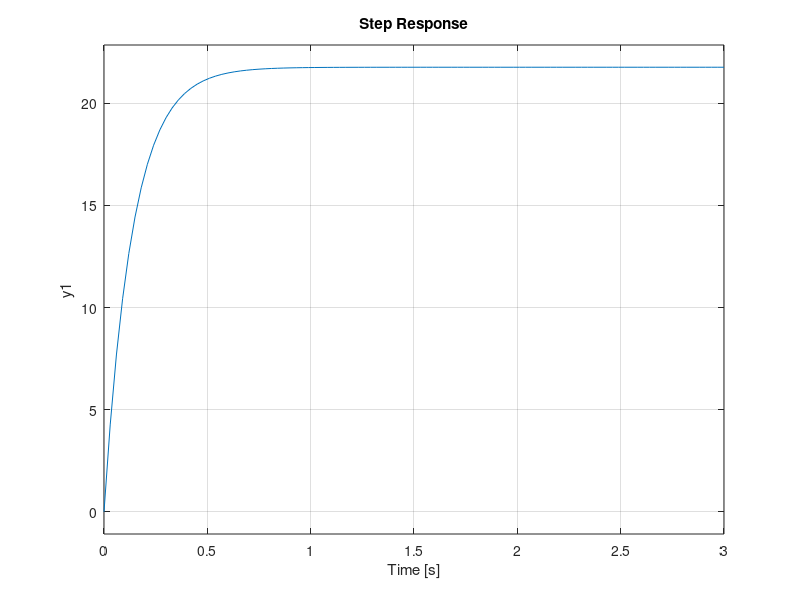
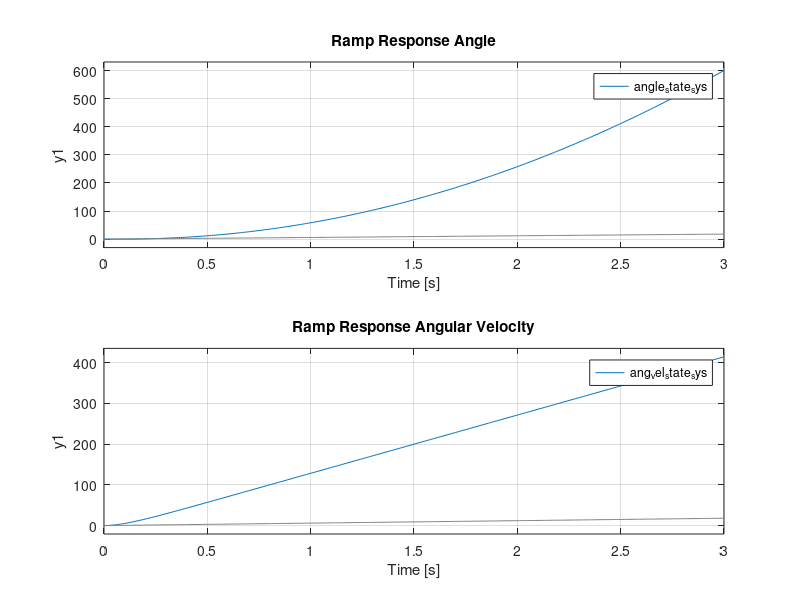
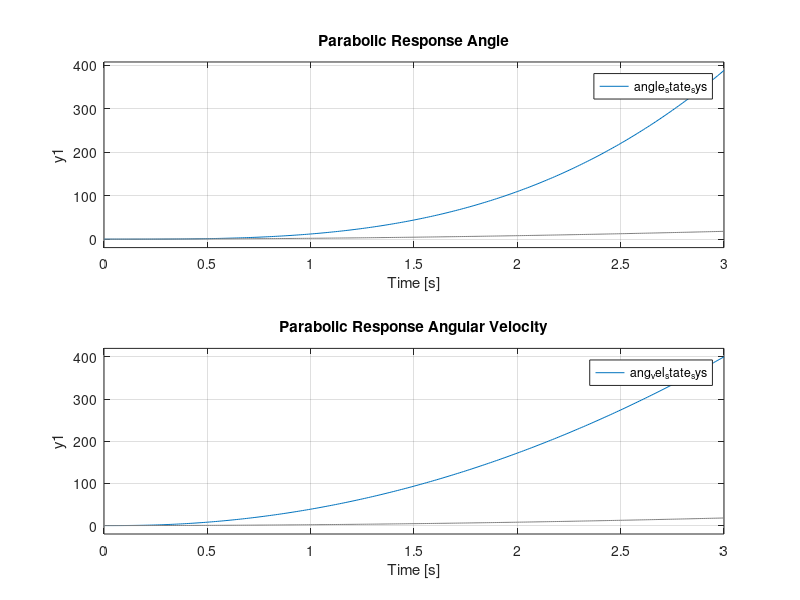

The MATLAB script that drew these images, in order: (Note: this script raises an error after producing the figures.)
K_t = 0.042;        % Torque Coefficient
K_b = 0.042;        % Back Emf Constant
R_a = 8.4;          % Resistance

J_r = 4.9e-6;       % Inertia of rotor
J_m = 0.6e-6;       % Inertia of attachment module
J_d = 1.6e-5;       % Inertia of disc attachment

J = J_r+J_m+J_d;    % Total inertia

% Transfer function for angle
angle_sys = tf(K_t/(R_a*J),[1, (K_t*K_b)/(J*R_a), 0]);

% Transfer function for angular velocity
ang_vel_sys = tf(K_t/(R_a*J), [1, (K_t*K_b)/(J*R_a)]);

% State space for angle
A = [0 1 ; 0 -(K_t*K_b)/(J*R_a)];
B = [0 ; K_t/(R_a*J)];
C = [1 0];
D = 0;
angle_state_sys = ss(A, B, C, D);

% State space for angular velocity
A = -(K_t*K_b)/(J*R_a);
B = K_t/(R_a*J);
C = 1;
D = 0;
ang_vel_state_sys = ss(A, B, C, D);

% STEP PLOTS
%Config = RespConfig('Amplitude',18);

actual_system = tf(7.25*370/17,[1,7.25]);

f1 = figure(1);
subplot(2,1,1)
step(angle_state_sys, 3)
title('Step Response Angle')
subplot(2,1,2)
hold on
step(ang_vel_state_sys,3)
title('Step Response Angular Velocity')
step(actual_system, 3)
hold off

% RAMP PLOTS
t=0:0.01:3;
u = t*18/3;

f2 = figure(2);
subplot(2,1,1)
lsim(angle_state_sys,u,t)
title('Ramp Response Angle')
subplot(2,1,2)
lsim(ang_vel_state_sys,u,t)
title('Ramp Response Angular Velocity')

% PARABOLIC PLOTS
t=0:0.01:3;
u = t.^2*2;

f3 = figure(3);
subplot(2,1,1)
lsim(angle_state_sys,u,t)
title('Parabolic Response Angle')
subplot(2,1,2)
lsim(ang_vel_state_sys,u,t)
title('Parabolic Response Angular Velocity')

% Position Windows
f1.Position = [50,100,400,600];
f2.Position = [500,100,400,600];
f3.Position = [950,100,400,600];


% CONTROLLERS!!!!!!!!!

% Pole Placement Controller
Config = RespConfig('Amplitude',18);

A = [0 1 ; 0 -(K_t*K_b)/(J*R_a)]
B = [0 ; K_t/(R_a*J)]
C = [1 0];
D = 0;

poles=[-8+8.392j, -8-8.392j];
K = acker(A,B,poles)

A_cl = A - B*K;
cl_sys = ss(A_cl,B,C,D);

% Forward gain to reduce state space error
Kr = 1/dcgain(cl_sys)
B_cl = Kr*B;

cl_c_sys = ss(A_cl,B_cl,C,D);

f4 = figure(4);
step(cl_c_sys,3)
title('Step Response Closed Loop')

% PID
Kp = 1.296; % 0.04
Ki = 2.736; % 0.014
Kd = 0.08723; % 0.002

pid_controller = pid(Kp,Ki,Kd);
Pid_controlled = feedback(angle_state_sys*pid_controller,1);
f9 = figure(9);
step(Pid_controlled)

% OBSERVER!!!!!!!!!
t = 0:0.01:2;
x0 = [0.1 0];

L = place(A',C',poles*10)'

At = [A-B*K             B*K
      zeros(size(A))    A-L*C];
Bt = [B*Kr
      zeros(size(B))];
Ct = [C zeros(size(C))];

test = ss(At, Bt, Ct, 0);

f5 = figure(5);
lsim(test,zeros(size(t)),t,[x0 x0]);
title('(with observer)')